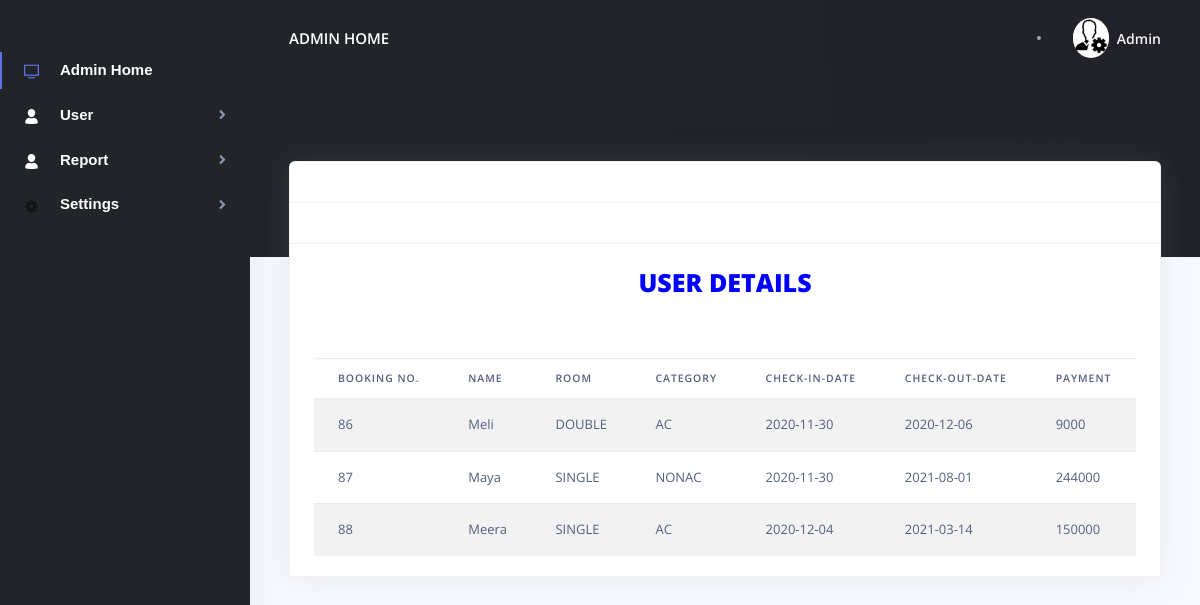
The app's page /user/search_user.php (signed in) with its own data.
### tables this page shows
CREATE TABLE `booking` (
  `book_id` int(10) NOT NULL,
  `b_id` varchar(50) NOT NULL,
  `f_name` varchar(100) NOT NULL,
  `room` varchar(50) NOT NULL,
  `category` varchar(50) NOT NULL,
  `checkin` date NOT NULL,
  `checkout` date NOT NULL,
  `payment1` varchar(100) NOT NULL,
  `status` int(10) NOT NULL
);

CREATE TABLE `rooms` (
  `room_id` int(10) NOT NULL,
  `room` varchar(50) NOT NULL,
  `cou` int(100) NOT NULL,
  `roomRent` int(11) NOT NULL,
  `status` int(10) NOT NULL
);

CREATE TABLE `category` (
  `cat_id` int(10) NOT NULL,
  `category` varchar(50) NOT NULL,
  `categoryCharge` int(11) NOT NULL,
  `c_num` varchar(5) NOT NULL,
  `status` int(10) NOT NULL
);

### user/search_user.php (the view, shortened to what this page needs)
<!DOCTYPE html>
<html lang="en">
<head>
  <link href="./assets/js/plugins/nucleo/css/nucleo.css" rel="stylesheet" />
  <link href="./assets/js/plugins/@fortawesome/fontawesome-free/css/all.min.css" rel="stylesheet" />
  <link href="./assets/css/argon-dashboard.css?v=1.1.0" rel="stylesheet" />
</head>
<body class="">
  <nav class="navbar navbar-vertical fixed-left navbar-expand-md navbar-light bg-dark" id="sidenav-main">
    <div class="container-fluid">
      <div class="collapse navbar-collapse" id="sidenav-collapse-main">
               <ul class="navbar-nav ">
          <li class="nav-item  class=" active" ">
              <a class=" nav-link active " href=" ./index.php"> <i class="ni ni-tv-2 text-primary"></i> <b style="color:white;font-family: Arial, Helvetica, sans-serif;font-size:15px;">Admin Home</b>
            </a>
          </li>
              <li class="nav-item">
            <a class="nav-link " data-target="#PageSubmenu9" data-toggle="collapse">
              <i  class="ni ni-single-02 text-white"></i> <b style="color:white;font-family: Arial, Helvetica, sans-serif;font-size:15px;">User</b>
            </a>
            </li>
            <li class="nav-item">
            <a class="nav-link " data-target="#PageSubmenu99" data-toggle="collapse">
              <i  class="ni ni-single-02 text-white"></i> <b style="color:white;font-family: Arial, Helvetica, sans-serif;font-size:15px;">Report</b>
            </a>
            </li>
             <li class="nav-item">
            <a class="nav-link " href="#PageSubmenu0" data-toggle="collapse">
                <i class="ni ni-settings-gear-65"></i><b style="color:white;font-family: Arial, Helvetica, sans-serif;font-size:15px;">Settings</b>
            </a>
            </li>
        </ul>
      </div>
    </div>
  </nav>
  <div class="main-content">
    <nav class="navbar navbar-top navbar-expand-md navbar-dark" id="navbar-main">
      <div class="container-fluid">
        <a class="h4 mb-0 text-white text-uppercase d-none d-lg-inline-block" href="./index.php">Admin Home</a>
        <form class="navbar-search navbar-search-dark form-inline mr-3 d-none d-md-flex ml-lg-auto">
          <div class="form-group mb-0">
            <div class="input-group input-group-alternative">
            </div>
          </div>
        </form>
        <ul class="navbar-nav align-items-center d-none d-md-flex">
          <li class="nav-item dropdown">
            <a class="nav-link pr-0" href="#" role="button" data-toggle="dropdown" aria-haspopup="true" aria-expanded="false">
              <div class="media align-items-center">
                <span class="avatar avatar-sm rounded-circle">
                  <img alt="Image placeholder" src="./assets/img/brand/admin.png">
                </span>
                <div class="media-body ml-2 d-none d-lg-block">
                  <span class="mb-0 text-sm  font-weight-bold">Admin</span>
                </div>
              </div>
            </a>
          </li>
        </ul>
      </div>
    </nav>
    <div class="header bg-gradient-dark pb-8 pt-5 pt-md-8">
      <div class="container-fluid">
        <div class="header-body">
          <div class="row">
            <div class="col-xl-3 col-lg-6">
            </div>
            <div class="col-xl-3 col-lg-6">
            </div>
            <div class="col-xl-3 col-lg-6">
            </div>
            <div class="col-xl-3 col-lg-6">
            </div>
          </div>
        </div>
      </div>
    </div>
    <div class="container-fluid mt--7">
      <div class="row">
        <div class="col-xl-12 mb-2 mb-xl-0">
          <div class="card shadow">
            <div class="card-header bg-transparent">
            </div>
              <div class="card-header">
              </div>
                   <div class="card-header ">
               <?php
include "dbcontroller.php";
$nl=$_GET['b'];
$view="select * from booking where  f_name LIKE '%$nl%' and status='0'";
$res=mysqli_query($con,$view)or die( mysqli_error($con));
?>
<center><h2 style="color:blue"><b style="font-size:25px;">USER DETAILS</b></h2></center>
<form method="POST">
    <br><br>
				<table class="table table-striped">
					<thead>
						<tr>
						<th>Booking No.</th>
                                <th>Name</th>
                                <th>Room</th>
                                <th>Category</th>
                                <th>Check-in-date</th>
                                <th>Check-out-date</th>
                                <th>Payment</th>
                        </tr>
						</thead>
					<tbody>
						<?php
						while($fetch=mysqli_fetch_array($res))
						{
                             $a=$fetch['room'];
                                    $b=$fetch['category'];
                    $sql1="SELECT * FROM rooms where room_id='$a'";
                    $result1=mysqli_query($con,$sql1);
                    $tt3=mysqli_fetch_array($result1);
                                $sql2="SELECT * FROM category where cat_id='$b'";
                                $result2=mysqli_query($con,$sql2);
                                $tt4=mysqli_fetch_array($result2);
							?>
						<tr>
                                    <td><div class="book_id"><?php echo $fetch['book_id'];?></div></td>
                                     <td><div class="f_name"><?php echo $fetch['f_name'];?></div></td>
                                              <td><div class="room"><?php echo $tt3['room'];?></div></td>
                                    <td><div class="category"><?php echo $tt4['category'];?></div></td>
                                    <td><div class="checkin"><?php echo $fetch['checkin'];?></div></td>
                                    <td><div class="checkout"><?php echo $fetch['checkout'];?></div></td>
                                    <td><div class="payment1"><?php echo $fetch['payment1'];?></div></td>
                                </tr>
								<?php
                        }
						?>
					</tbody>
				</table>
			</form>
              </div>
          </div>
        </div>
      </div>
    </div>
  </div>
</body>
</html>

### records on screen
booking: book_id "86", f_name "Meli", rooms.room "DOUBLE", category.category "AC", checkin "2020-11-30", checkout "2020-12-06", payment1 "9000"
booking: book_id "87", f_name "Maya", rooms.room "SINGLE", category.category "NONAC", checkin "2020-11-30", checkout "2021-08-01", payment1 "244000"
booking: book_id "88", f_name "Meera", rooms.room "SINGLE", category.category "AC", checkin "2020-12-04", checkout "2021-03-14", payment1 "150000"
